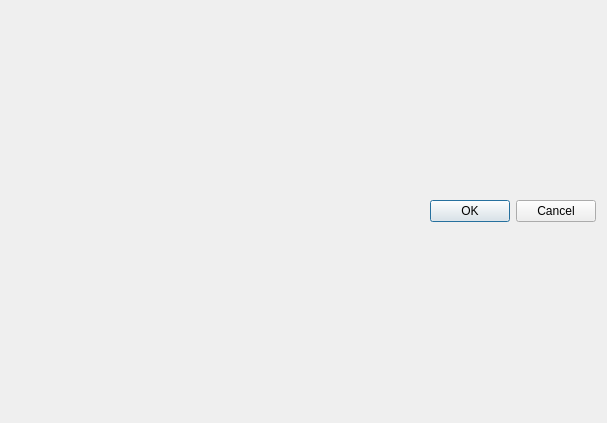
<?xml version="1.0" encoding="UTF-8"?>
<ui version="4.0">
 <class>QSetLayerDialog</class>
 <widget class="QDialog" name="QSetLayerDialog">
  <property name="geometry">
   <rect>
    <x>0</x>
    <y>0</y>
    <width>607</width>
    <height>423</height>
   </rect>
  </property>
  <property name="windowTitle">
   <string>Dialog</string>
  </property>
  <layout class="QVBoxLayout" name="verticalLayout">
   <item>
    <layout class="QGridLayout" name="mGridLayout"/>
   </item>
   <item>
    <widget class="QDialogButtonBox" name="buttonBox">
     <property name="orientation">
      <enum>Qt::Horizontal</enum>
     </property>
     <property name="standardButtons">
      <set>QDialogButtonBox::Cancel|QDialogButtonBox::Ok</set>
     </property>
    </widget>
   </item>
  </layout>
 </widget>
 <resources/>
 <connections>
  <connection>
   <sender>buttonBox</sender>
   <signal>accepted()</signal>
   <receiver>QSetLayerDialog</receiver>
   <slot>accept()</slot>
   <hints>
    <hint type="sourcelabel">
     <x>248</x>
     <y>254</y>
    </hint>
    <hint type="destinationlabel">
     <x>157</x>
     <y>274</y>
    </hint>
   </hints>
  </connection>
  <connection>
   <sender>buttonBox</sender>
   <signal>rejected()</signal>
   <receiver>QSetLayerDialog</receiver>
   <slot>reject()</slot>
   <hints>
    <hint type="sourcelabel">
     <x>316</x>
     <y>260</y>
    </hint>
    <hint type="destinationlabel">
     <x>286</x>
     <y>274</y>
    </hint>
   </hints>
  </connection>
 </connections>
</ui>
